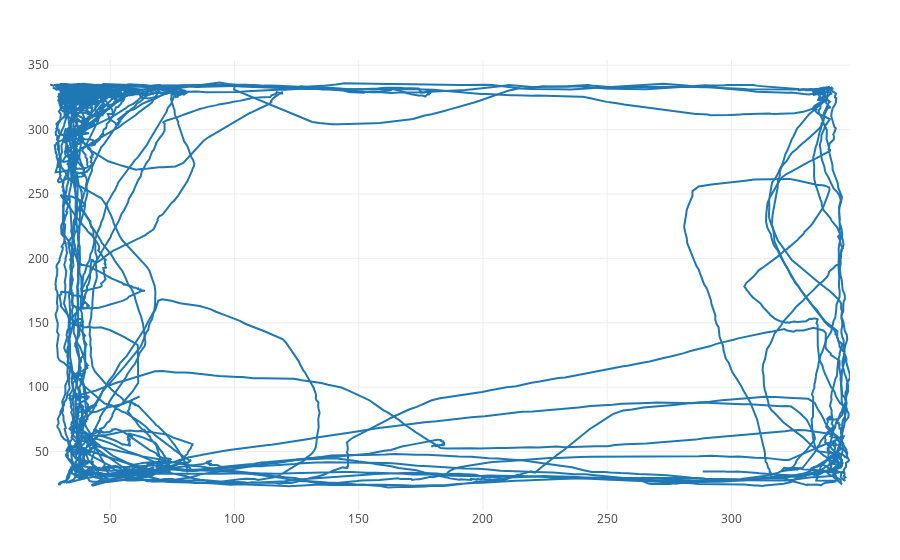

Here is the notebook cell this chart was saved with:
### Code cell
Plotly.plot([Plotly.scatter(x=dfs[1][!, :x1],
                            y=dfs[1][!, :y1])])

### Figure 1 — Plotly figure (JSON) as saved in the notebook; plotly's stock layout.template omitted (floating-point values rounded to 4 significant figures; data arrays with more than 128 entries replaced by an {"elided": "..."} marker saying what was removed)
{"data": [{"type": "scatter", "x": {"elided": "18566 float values"}, "y": {"elided": "18566 float values"}}], "layout": {"margin": {"b": 50, "l": 50, "r": 50, "t": 60}}}
